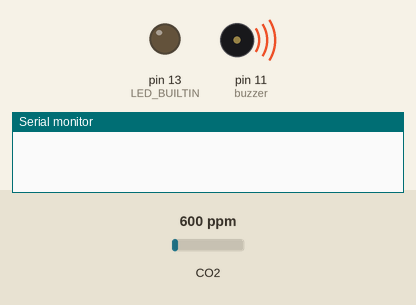
Recording of a sketch running on a simulated Arduino Uno, built with avr-gcc and run on an emulated ATmega328P. Parts: output pins drawn as LEDs (lit = HIGH), buzzer (waves = sounding), the last lines printed to the serial monitor. Inputs (shaded band) come from the test bench; at power-on: CO2 600 ppm.

Above: at 0.1 s.
At 0.8 s:
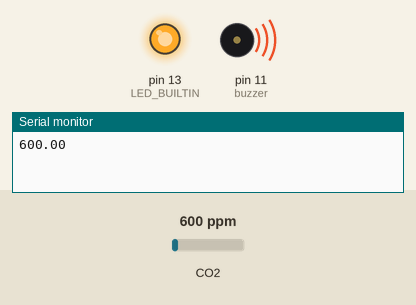
Timing chart, 0 to 2.3 s (numbered marks = the images above):
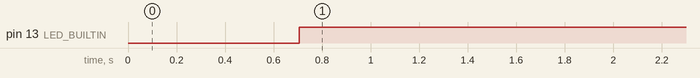

Measured:
- by itself, pin 13 (LED_BUILTIN): LOW → HIGH at 0.71 s

The sketch:

ECE-2799.ino
```cpp
#include "MQ135.h"
#include <avr/interrupt.h>
#define buzzer 11 //change to any output pin (not analog inputs)
#define PPM_BUFFER_SIZE 5 // size - 1
#define PPM_THRSHD 500

const int ANALOGPIN=0;

MQ135 gasSensor = MQ135(ANALOGPIN);

// unsigned int counter = 0;
// unsigned int i_dutycycle = 0;
// int decre = 0; // 0--increament, 1--decreament

float ppm;
unsigned index = 0;
float sumppm = 0.0f;
float ppm_buff [PPM_BUFFER_SIZE];

void setup(){
  cli();//stop interrupts

  // //set timer0 interrupt at 1kHz
  //   TCCR0A = 0;// set entire TCCR0A register to 0
  //   TCCR0B = 0;// same for TCCR0B
  //   TCNT0  = 0;//initialize counter value to 0
  //   // set compare match register for 1khz increments
  //   OCR0A = 249;// = (16*10^6) / (1000*64) - 1 (must be <256)
  //   // turn on CTC mode
  //   TCCR0A |= (1 << WGM01);
  //   // Set CS01 and CS00 bits for 64 prescaler
  //   TCCR0B |= (1 << CS01) | (1 << CS00);
  //   // enable timer compare interrupt
  //   TIMSK0 |= (1 << OCIE0A);

  //set timer1 interrupt at 1Hz
    TCCR1A = 0;// set entire TCCR1A register to 0
    TCCR1B = 0;// same for TCCR1B
    TCNT1  = 0;//initialize counter value to 0
    // set compare match register for 1hz increments
    OCR1A = 15624;// = (16*10^6) / (1*1024) - 1 (must be <65536)
    // turn on CTC mode
    TCCR1B |= (1 << WGM12);
    // Set CS10 and CS12 bits for 1024 prescaler
    TCCR1B |= (1 << CS12) | (1 << CS10);
    // enable timer compare interrupt
    TIMSK1 |= (1 << OCIE1A);

  // //set timer2 interrupt at 8kHz
  //   TCCR2A = 0;// set entire TCCR2A register to 0
  //   TCCR2B = 0;// same for TCCR2B
  //   TCNT2  = 0;//initialize counter value to 0
  //   // set compare match register for 8khz increments
  //   OCR2A = 249;// = (16*10^6) / (8000*8) - 1 (must be <256)
  //   // turn on CTC mode
  //   TCCR2A |= (1 << WGM21);
  //   // Set CS21 bit for 8 prescaler
  //   TCCR2B |= (1 << CS21);
  //   // enable timer compare interrupt
  //   TIMSK2 |= (1 << OCIE2A);

  Serial.begin(9600);
  pinMode(buzzer, OUTPUT); //tell arduino the buzzer is an output device

  //play a startup tune
  analogWrite(buzzer, 32);
  delay(50000);
  analogWrite(buzzer, 100);
  delay(50000);
  analogWrite(buzzer, 220);
  delay(50000);
  analogWrite(buzzer, 0);

  // load ppm_buffer
  for (int i = 0; i < PPM_BUFFER_SIZE; i++) {
    ppm_buff [i] = 0.0f;
  }

  pinMode(LED_BUILTIN, OUTPUT);

  sei();//allow interrupts
}

ISR(TIMER1_COMPA_vect){//timer1 interrupt 1Hz
  //char readings [500];
  ppm = gasSensor.getPPM();
  Serial.println(ppm);

  if (index < PPM_BUFFER_SIZE - 1) {
    sumppm += ppm;
    sumppm = sumppm - ppm_buff[index];
    ppm_buff[index] = ppm;
    index ++;
  } else {
    sumppm += ppm;
    sumppm = sumppm - ppm_buff[index];
    ppm_buff[index] = ppm;
    index = 0;
  }

  // Serial.println(sumppm);
}

// ISR(TIMER0_COMPA_vect){//timer1 interrupt at 1kHz
//   if (counter > 9) { // creating a delay so buzzer will be active at 100Hz
//     counter = 0;
//     if (i_dutycycle == 255) {
//       decre = 1;
//     } else if (i_dutycycle == 0) {
//       decre = 0;
//     }
//     if (decre) { // if decreament
//       i_dutycycle --;
//     } else {
//       i_dutycycle ++;
//     }
//     if (sumppm > PPM_BUFFER_SIZE * PPM_THRSHD)
//       analogWrite(buzzer, i_dutycycle); //raise the duty cycle of PWM
//     else
//       analogWrite(buzzer, 0); //stop the buzzer
//   } else {
//     counter ++;
//   }
// }

void loop(){
  digitalWrite(LED_BUILTIN, HIGH);   // turn the LED on to indicate device is on
  if (sumppm > PPM_BUFFER_SIZE * PPM_THRSHD)
    analogWrite(buzzer, 100); //set the duty cycle of PWM
  else
    analogWrite(buzzer, 0); //stop the buzzer
}


// words in the double slash are not part of the code

// #define buzzer 11 //change to any output pin (not analog inputs)

// void setup() { //run this code once
//   pinMode(buzzer, OUTPUT); //tell arduino the buzzer is an output device
// }

// void loop(){ //loop forever...

//   for(int i=0; i<255; i++) { //do this 255 times
//     analogWrite(buzzer, i); //raise the voltage sent out of the pin by 1
//     delay(10); //wait 10 milliseconds to repeat
//   }

//   for(int i=255; i>0; i--) { // do this 255 times
//     analogWrite(buzzer, i); //lower the voltage sent out of the pin by 1
//     delay(10); //wait 10 milliseconds to repeat

//   }
// }
```
